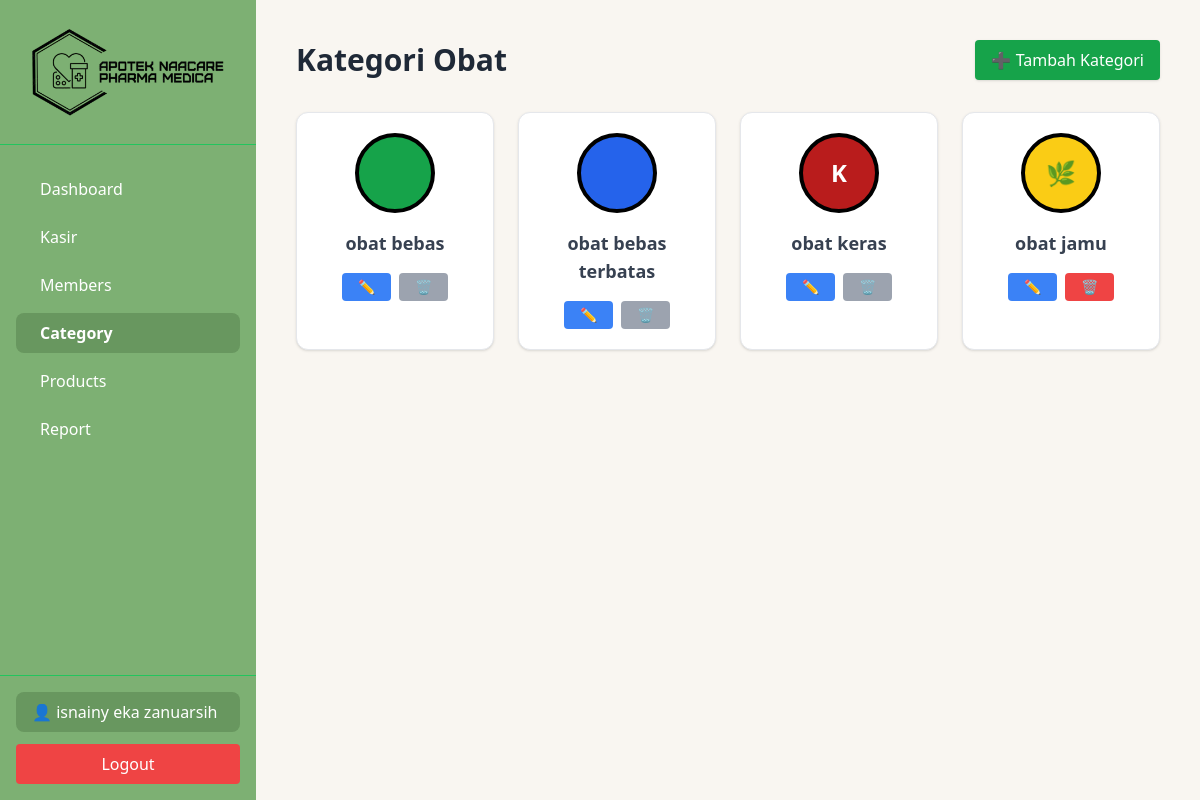
Screenshot of /category.php (signed in) with the database file from the repository.
### tables this page shows
CREATE TABLE `category` (
  `id` int(11) NOT NULL,
  `category` varchar(255) NOT NULL
);

### category.php (the view, shortened to what this page needs)
<?php
$koneksi = new mysqli("localhost", "root", "", "kasir_apotik");
if (isset($_SESSION['id'])) {
    $id_user = $_SESSION['id'];
    $query = $koneksi->query("SELECT * FROM admin WHERE id = $id_user");
    $akun = $query->fetch_assoc();
} else {
    header("Location: login.php");
    exit();
}
$role = $_SESSION['role'];
?>
<!DOCTYPE html>
<html lang="id">
<head>
  <script src="https://cdn.tailwindcss.com"></script>
</head>
<body class="bg-gray-50 text-gray-800">
<div class="flex min-h-screen">
  <aside class="w-64 bg-[#7db073] text-white flex flex-col shadow-lg">
    <div class="px-6 py-6 text-2xl font-bold text-center border-b border-green-500">
  <img src="logoapotek.png" alt="Apotek Logo" class="mx-auto h-24">
</div>
<nav class="flex-1 px-4 py-6 space-y-2">
  <?php if ($role === 'superadmin'): ?>
    <a href="dashboard.php" class="flex items-center px-4 py-2 rounded-lg hover:bg-green-700 transition">
      <span class="ml-2">Dashboard</span>
    </a>
    <a href="kasir.php" class="flex items-center px-4 py-2 rounded-lg hover:bg-green-700 transition">
      <span class="ml-2">Kasir</span>
    </a>
    <a href="member.php" class="flex items-center px-4 py-2 rounded-lg hover:bg-green-700 transition">
      <span class="ml-2">Members</span>
    </a>
    <a href="category.php" class="flex items-center px-4 py-2 rounded-lg bg-[#68975f] font-semibold">
      <span class="ml-2">Category</span>
    </a>
    <a href="product.php" class="flex items-center px-4 py-2 rounded-lg hover:bg-green-700 transition">
      <span class="ml-2">Products</span>
    </a>
    <a href="report.php" class="flex items-center px-4 py-2 rounded-lg hover:bg-green-700 transition">
      <span class="ml-2">Report</span>
    </a>
  <?php endif; ?>
</nav>
    <div class="px-4 py-4 border-t border-green-500">
      <button onclick="toggleModal()" class="w-full text-left px-4 py-2 rounded-lg bg-[#68975f] hover:bg-[#5a824e] transition">
        👤 <?php echo $akun['username']; ?>
      </button>
      <a href="logout.php" class="block mt-3 text-center py-2 rounded bg-red-500 hover:bg-red-600 transition">Logout</a>
    </div>
  </aside>
  <main class="flex-1 p-10 overflow-y-auto bg-[#F9F6F1]">
    <div class="flex items-center justify-between mb-8">
      <h1 class="text-3xl font-bold text-gray-800">Kategori Obat</h1>
      <a href="tambah_kategori.php" class="bg-green-600 hover:bg-green-700 text-white px-4 py-2 rounded shadow">
        ➕ Tambah Kategori
      </a>
    </div>
<div class="grid grid-cols-1 sm:grid-cols-2 md:grid-cols-3 lg:grid-cols-4 gap-6">
  <?php
  $result = $koneksi->query("SELECT * FROM category");
  while ($row = $result->fetch_assoc()):
    $nama = strtolower($row['category']);
    $warna = 'bg-gray-400';
    $simbol = '';
if (str_contains($nama, 'obat bebas terbatas')) {
    $warna = 'bg-blue-600';
} elseif (str_contains($nama, 'obat bebas')) {
    $warna = 'bg-green-600';
} elseif (str_contains($nama, 'obat keras')) {
    $warna = 'bg-red-700';
    $simbol = 'K';
} elseif (str_contains($nama, 'psikotropika') || str_contains($nama, 'narkotika')) {
    $warna = 'bg-red-600';
    $simbol = '+';
} elseif (str_contains($nama, 'obat jamu')) {
    $warna = 'bg-yellow-400';
    $simbol = '🌿';
}
  ?>
    <div class="bg-white rounded-xl shadow border p-5 flex flex-col items-center text-center hover:shadow-md transition">
      <div class="w-20 h-20 rounded-full border-4 border-black flex items-center justify-center text-white text-2xl font-bold <?= $warna ?> mb-4">
        <?= $simbol ?>
      </div>
      <h2 class="font-semibold text-lg text-gray-700"><?= htmlspecialchars($row['category']) ?></h2>
      <div class="mt-4 flex gap-2">
        <a href="edit_kategori.php?id=<?= $row['id'] ?>" class="px-4 py-1 bg-blue-500 hover:bg-blue-600 text-white text-sm rounded">✏️</a>
        <?php
  $cekProduk = $koneksi->query("SELECT COUNT(*) as qty FROM products WHERE fid_category = {$row['id']}")->fetch_assoc()['qty'];
  if ($cekProduk == 0):
?>
  <a href="category.php?hapus=<?= $row['id']; ?>" onclick="return confirm('Yakin ingin menghapus kategori ini?')" class="px-4 py-1 bg-red-500 hover:bg-red-600 text-white text-sm rounded">🗑️</a>
<?php else: ?>
  <button class="px-4 py-1 bg-gray-400 text-white text-sm rounded cursor-not-allowed" disabled>🗑️</button>
<?php endif; ?>
      </div>
    </div>
  <?php endwhile; ?>
</div>
  </main>
</div>
</body>
</html>

### rows the page displays
category: category "obat bebas"
category: category "obat bebas terbatas"
category: category "K", category "obat keras"
category: category "🌿", category "obat jamu"

### other values shown
$akun['username'] "isnainy eka zanuarsih"
